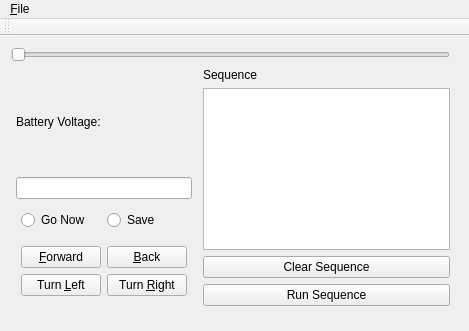
<?xml version="1.0" encoding="UTF-8"?>
<ui version="4.0">
 <class>MainWindow</class>
 <widget class="QMainWindow" name="MainWindow">
  <property name="geometry">
   <rect>
    <x>0</x>
    <y>0</y>
    <width>469</width>
    <height>331</height>
   </rect>
  </property>
  <property name="sizePolicy">
   <sizepolicy hsizetype="Fixed" vsizetype="Fixed">
    <horstretch>0</horstretch>
    <verstretch>0</verstretch>
   </sizepolicy>
  </property>
  <property name="windowTitle">
   <string>MainWindow</string>
  </property>
  <widget class="QWidget" name="centralWidget">
   <property name="sizePolicy">
    <sizepolicy hsizetype="Fixed" vsizetype="Fixed">
     <horstretch>0</horstretch>
     <verstretch>0</verstretch>
    </sizepolicy>
   </property>
   <widget class="QWidget" name="verticalLayoutWidget">
    <property name="geometry">
     <rect>
      <x>0</x>
      <y>0</y>
      <width>461</width>
      <height>281</height>
     </rect>
    </property>
    <layout class="QVBoxLayout" name="mainLayout">
     <item>
      <widget class="QSlider" name="sldSensor">
       <property name="orientation">
        <enum>Qt::Horizontal</enum>
       </property>
      </widget>
     </item>
     <item>
      <layout class="QHBoxLayout" name="controlLayout">
       <item>
        <layout class="QVBoxLayout" name="moveLayout">
         <property name="margin">
          <number>5</number>
         </property>
         <item>
          <layout class="QVBoxLayout" name="statusLayout">
           <property name="sizeConstraint">
            <enum>QLayout::SetDefaultConstraint</enum>
           </property>
           <item>
            <widget class="QLabel" name="lblBattery">
             <property name="text">
              <string>Battery Voltage:</string>
             </property>
            </widget>
           </item>
           <item>
            <widget class="QLineEdit" name="txtBattery"/>
           </item>
           <item>
            <layout class="QHBoxLayout" name="horizontalLayout">
             <property name="margin">
              <number>5</number>
             </property>
             <item>
              <widget class="QRadioButton" name="optGoNow">
               <property name="text">
                <string>Go Now</string>
               </property>
              </widget>
             </item>
             <item>
              <widget class="QRadioButton" name="optSave">
               <property name="text">
                <string>Save</string>
               </property>
              </widget>
             </item>
            </layout>
           </item>
          </layout>
         </item>
         <item>
          <layout class="QGridLayout" name="buttonLayout">
           <property name="margin">
            <number>5</number>
           </property>
           <item row="0" column="1">
            <widget class="QPushButton" name="btnBack">
             <property name="text">
              <string>&amp;Back</string>
             </property>
            </widget>
           </item>
           <item row="0" column="0">
            <widget class="QPushButton" name="btnForward">
             <property name="text">
              <string>&amp;Forward</string>
             </property>
            </widget>
           </item>
           <item row="1" column="0">
            <widget class="QPushButton" name="btnTurnLeft">
             <property name="text">
              <string>Turn &amp;Left</string>
             </property>
            </widget>
           </item>
           <item row="1" column="1">
            <widget class="QPushButton" name="btnTurnRight">
             <property name="text">
              <string>Turn &amp;Right</string>
             </property>
            </widget>
           </item>
          </layout>
         </item>
        </layout>
       </item>
       <item>
        <layout class="QVBoxLayout" name="listLayout">
         <item>
          <widget class="QLabel" name="lblSeq">
           <property name="text">
            <string>Sequence</string>
           </property>
          </widget>
         </item>
         <item>
          <widget class="QListWidget" name="lstSequence"/>
         </item>
         <item>
          <widget class="QPushButton" name="btnClear">
           <property name="text">
            <string>Clear Sequence</string>
           </property>
          </widget>
         </item>
         <item>
          <widget class="QPushButton" name="btnRun">
           <property name="text">
            <string>Run Sequence</string>
           </property>
          </widget>
         </item>
        </layout>
       </item>
      </layout>
     </item>
    </layout>
   </widget>
  </widget>
  <widget class="QMenuBar" name="menuBar">
   <property name="geometry">
    <rect>
     <x>0</x>
     <y>0</y>
     <width>469</width>
     <height>21</height>
    </rect>
   </property>
   <widget class="QMenu" name="menuFile">
    <property name="title">
     <string>&amp;File</string>
    </property>
    <addaction name="actionConnect_to_Robot"/>
    <addaction name="actionExit"/>
   </widget>
   <addaction name="menuFile"/>
  </widget>
  <widget class="QToolBar" name="mainToolBar">
   <attribute name="toolBarArea">
    <enum>TopToolBarArea</enum>
   </attribute>
   <attribute name="toolBarBreak">
    <bool>false</bool>
   </attribute>
  </widget>
  <widget class="QStatusBar" name="statusBar">
   <property name="sizeGripEnabled">
    <bool>false</bool>
   </property>
  </widget>
  <action name="actionExit">
   <property name="text">
    <string>E&amp;xit</string>
   </property>
   <property name="shortcut">
    <string>Ctrl+X</string>
   </property>
  </action>
  <action name="actionConnect_to_Robot">
   <property name="text">
    <string>&amp;Connect to Robot...</string>
   </property>
  </action>
 </widget>
 <layoutdefault spacing="6" margin="11"/>
 <resources/>
 <connections/>
</ui>
